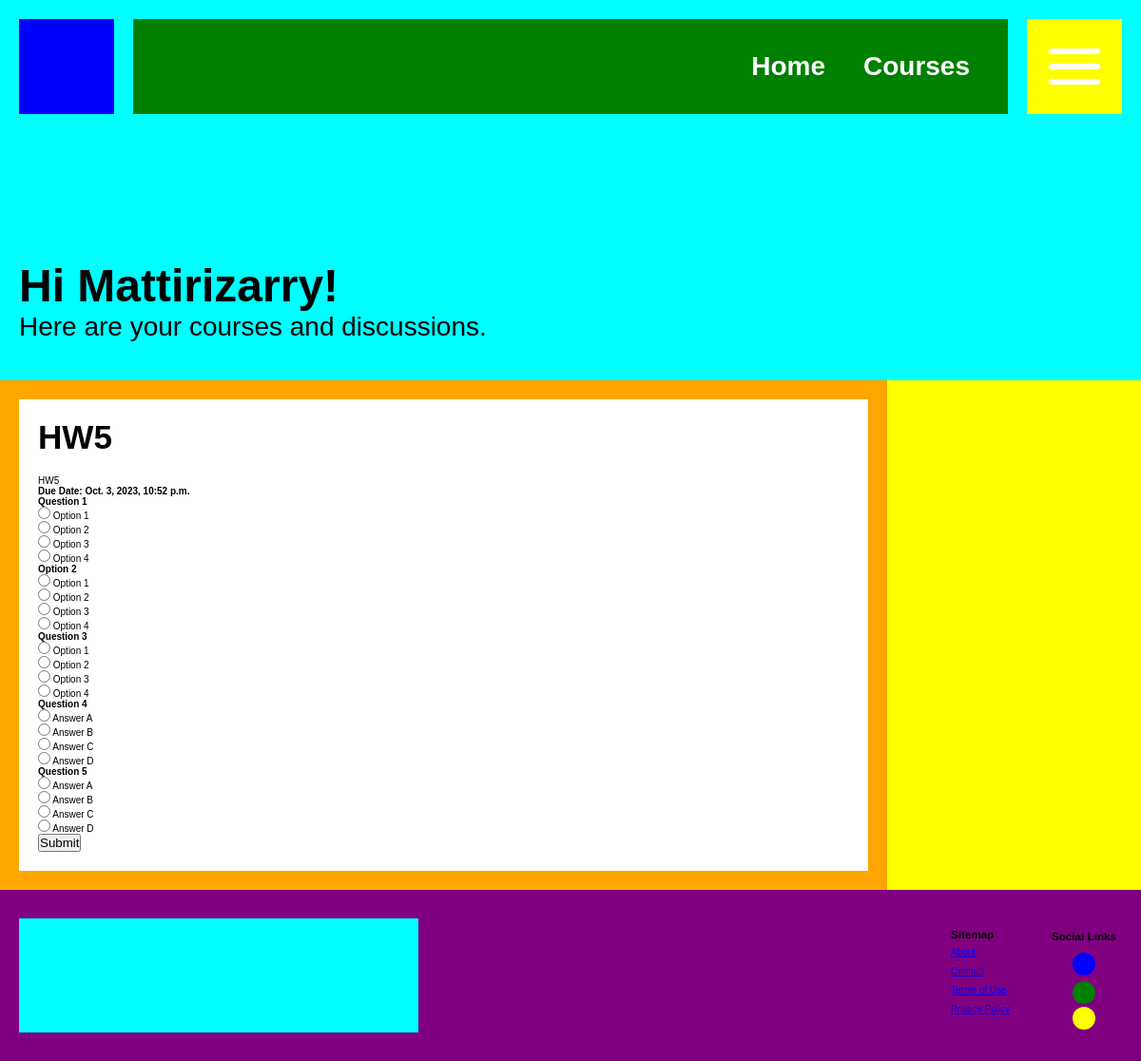
Page /courses/5/assignments/5 (signed in) on the committed database.
### dashboard/models.py (models this page shows)
class Profile(AbstractUser):
    pass

class Assignment(models.Model):
    name = models.CharField(max_length=100)
    description = models.TextField()
    due_date = models.DateTimeField()
    course = models.ForeignKey(Course, on_delete=models.CASCADE)
    created_date = models.DateTimeField(auto_now_add=True)
    updated_date = models.DateTimeField(auto_now=True)

class MultipleChoiceQuestion(models.Model):
    question = models.CharField(max_length=100)
    option1 = models.CharField(max_length=100, default='')
    option2 = models.CharField(max_length=100, default='')
    option3 = models.CharField(max_length=100, default='')
    option4 = models.CharField(max_length=100, default='')
    answer = models.CharField(max_length=100, default='')
    points = models.IntegerField(default=5)
    assignment = models.ForeignKey(Assignment, on_delete=models.CASCADE)

### dashboard/views.py (the view, shortened to what this page needs)
# urls.py: path("courses/<int:course_id>/assignments/<int:assignment_id>", views.view_assignment, name="view_assignment"),
def view_assignment(request, course_id, assignment_id):
    assignment = Assignment.objects.get(id=assignment_id, course_id=course_id)
    questions = MultipleChoiceQuestion.objects.filter(assignment=assignment_id)
    context = {
        "assignment": assignment,
        "questions": questions
    }
    return render(request, "assignment.html", context)

### templates/assignment.html (shortened to what this page needs)
{% extends 'base.html' %}
{% block content %}
<main class="main-content">
    <section class="asm-two-column">
        <section class="main-column">
            <section class="container">
                <section class="container-header">
                    <h3>{{assignment.name}}</h3>
                </section>
                <section class="container-body">
                    <p>{{assignment.description}}</p>
                    <strong>Due Date: {{assignment.due_date}}</strong>
                    <form action="" method="POST">
                        {% for question in questions %}
                        <section class="question">
                            <h4>{{question.question}}</h4>
                            <section class="choices">
                                <section class="choice">
                                    <input type="radio" name="{{question.question}}" value="A">
                                    <label for="A">{{question.option1}}</label>
                                </section>
                                <section class="choice">
                                    <input type="radio" name="{{question.question}}" value="B">
                                    <label for="B">{{question.option2}}</label>
                                </section>
                                <section class="choice">
                                    <input type="radio" name="{{question.question}}" value="C">
                                    <label for="C">{{question.option3}}</label>
                                </section>
                                <section class="choice">
                                    <input type="radio" name="{{question.question}}" value="D">
                                    <label for="D">{{question.option4}}</label>
                                </section>
                            </section>
                        </section>
                        {% endfor %}
                        <button type="submit">Submit</button>
                    </form>
                </section>
            </section>
        </section>
        <aside class="secondary-column">
        </aside>
    </section>
</main>
{% endblock content %}

### templates/base.html (shortened to what this page needs)
{% load static %}
<!DOCTYPE html>
<html>
    <head>
        <link rel="stylesheet" href="{% static 'styles/app.css' %}">
    </head>
    <body>
        <header class="site-header">
            <nav class="site-nav">
                <section class="site-logo"></section>
                <section class="site-links">
                    <ul>
                        <li><a href="{% url 'index' %}">Home</a></li>
                        <li><a href="{% url 'view_courses' %}">Courses</a></li>
                    </ul>
                </section>
                <section class="hamburger">
                    <section class="hamburger-lines">
                        <div class="hamburger-line"></div>
                        <div class="hamburger-line"></div>
                        <div class="hamburger-line"></div>
                    </section>
                </section>
            </nav>
            <section class="jumbotron">
                {% if user.is_authenticated %}
                <section class="jumbotron-content">
                    <h1>Hi {{ user.username }}!</h1>
                    <p>Here are your courses and discussions.</p>
                </section>
                {% else %}
                <section class="jumbotron-content">
                    <h1>Hi there!</h1>
                    <p>Sign in to see your current courses and discussions.</p>
                </section>
                {% endif %}
            </section>
        </header>
        <section class="main">
            {% block content %}
            {% endblock content %}
        </section>
        <footer class="site-footer">
            <section class="footer-logo"></section>
            <section class="footer-links">
                <h3>Sitemap</h3>
                <a href="#">About</a>
                <a href="#">Contact</a>
                <a href="#">Terms of Use</a>
                <a href="#">Privacy Policy</a>
            </section>
            <section class="footer-social">
                <h3>Social Links</h3>
                <a href="#"></a>
                <a href="#"></a>
                <a href="#"></a>
            </section>
        </footer>
    </body>
</html>

### static/styles/general.css (style rules this page uses)
html, body { font-size: 10px; font-family:Arial, Helvetica, sans-serif }
body { display: grid; grid-template-rows: 40rem 1fr 18rem; min-height: 100svh; }
* { margin: 0; padding: 0; box-sizing: border-box; }
.asm-two-column { display: grid; grid-template-columns: 7fr 2fr; background: red; }
.asm-two-column .main-column { background: orange; padding: 2rem; }
.container { background: white; padding: 2rem; }
.container .container-header { font-size: 3rem; font-weight: bolder; margin-bottom: 2rem; display: grid; grid-template-columns: 1fr 1fr; }
.asm-two-column .secondary-column { background: yellow; position: relative; }

### static/styles/components/header.css (style rules this page uses)
.site-header { background: aqua; display: grid; grid-template-rows: 14rem 26rem; }
.site-header .jumbotron { padding: 2rem; height: 26rem; display: grid; }
.site-header .jumbotron .jumbotron-content { align-self: end; }
.site-header .jumbotron .jumbotron-content h1 { font-size: 4.8rem; font-weight: bolder; text-transform: capitalize; }
.site-header .jumbotron .jumbotron-content p { font-size: 2.8rem; margin-bottom: 2rem; }
.site-nav { display: grid; height: 14rem; grid-template-columns: 14rem 1fr 14rem; }
.site-nav .site-logo { height: 10rem; width: 10rem; background: blue; place-self: center; }
.site-nav .site-links { display: grid; width: 100%; height: 10rem; align-self: center; background: green; }
.site-nav .site-links ul { justify-self: end; align-self: center; display: flex; list-style: none; flex-direction: row; margin-right: 4rem; }
.site-nav .site-links ul li a { text-decoration: none; color: white; margin-left: 4rem; font-size: 2.8rem; font-weight: bolder; }
.site-nav .hamburger { width: 10rem; height: 10rem; place-self: center; background: yellow; display: grid; }
.site-nav .hamburger .hamburger-lines { place-self: center; display: grid; grid-template-rows: 0.6rem 0.6rem 0.6rem; row-gap: 1rem; }
.site-nav .hamburger .hamburger-lines .hamburger-line { width: 5.4rem; height: 0.6rem; background: white; border-radius: 2rem; }

### static/styles/components/footer.css (style rules this page uses)
.site-footer { display: grid; width: 100%; background: purple; grid-template-columns: 46rem 1fr 12rem; height: 18rem; }
.site-footer .footer-logo { height: 12rem; width: 42rem; background: aqua; place-self: center; }
.site-footer .footer-links { display: grid; grid-template-columns: 8rem; grid-auto-rows: 2rem; justify-self: end; align-self: center; }
.site-footer .footer-social { display: grid; grid-template-rows: 3rem 3rem 3rem; place-items: center; place-self: center; }
.site-footer .footer-social a { display: inline-block; width: 2.4rem; height: 2.4rem; border-radius: 50%; }
.site-footer .footer-social a:nth-child(2) { background: blue; }
.site-footer .footer-social a:nth-child(3) { background: green; }
.site-footer .footer-social a:nth-child(4) { background: yellow; }

### rows in the picture
Profile: username "Mattirizarry"
Assignment: name "HW5", description "HW5", due_date "Oct. 3, 2023, 10:52 p.m."
MultipleChoiceQuestion: question "Question 1", option1 "Option 1", option2 "Option 2", option3 "Option 3", option4 "Option 4"
MultipleChoiceQuestion: question "Option 2", option1 "Option 1", option2 "Option 2", option3 "Option 3", option4 "Option 4"
MultipleChoiceQuestion: question "Question 3", option1 "Option 1", option2 "Option 2", option3 "Option 3", option4 "Option 4"
MultipleChoiceQuestion: question "Question 4", option1 "Answer A", option2 "Answer B", option3 "Answer C", option4 "Answer D"
MultipleChoiceQuestion: question "Question 5", option1 "Answer A", option2 "Answer B", option3 "Answer C", option4 "Answer D"
